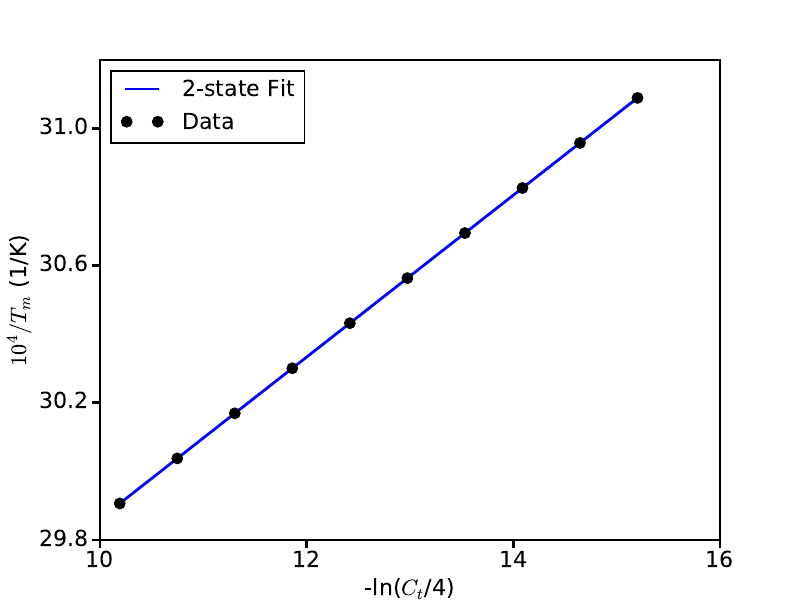

Source code (Python):
import math
import matplotlib.pyplot as plt
import matplotlib
import numpy as np

matplotlib.rcParams['axes.linewidth'] = 2.0

delH = -84.17
delS = -0.231473
conc = np.logspace(0.0, math.log10(150.), 10.0)
print conc
tm_array = []
conc_log = []

for dummy_conc in conc:
    conc_log.append(math.log(dummy_conc * math.pow(10, -6) * 0.25))
    temp = ((8.314 / 4184 / delH) * math.log(dummy_conc * math.pow(10, -6) * 0.25)) + (delS/delH)
    tm = 1. / temp
    print dummy_conc, tm
    tm_array.append(tm)

fs=16
conc_log = np.array(conc_log)
tm_array = np.array(tm_array)
plt.figure(1)
plt.plot(-1.0*conc_log, np.reciprocal(tm_array) * math.pow(10, 4), color='b', linewidth=2.0, label='2-state Fit')
plt.plot(-1.0*conc_log, np.reciprocal(tm_array) * math.pow(10, 4), marker='o', color='k', linewidth=0.0, markersize=8, label='Data')
plt.tick_params(axis='x', which='both', width=2.0, length=6.0, direction='out', top=False)
plt.tick_params(axis='y', which='both', width=2.0, length=6.0, direction='out', right=False)
plt.xticks([10., 12., 14., 16.], ['%d'%ele for ele in [10., 12., 14., 16.]], fontsize=fs)
plt.yticks([29.8, 30.2, 30.6, 31.0], ['%.1f'%ele for ele in [29.8, 30.2, 30.6, 31.0]], fontsize=fs)
plt.xlabel('-ln(' + '$C_{t}$' + '/4)', fontsize=fs)
plt.ylabel('$10^{4}/T_{m}$' + ' (1/K)', fontsize=fs)
plt.legend(fontsize=fs, loc=2)
plt.savefig('figs16c.pdf')
#plt.show()
